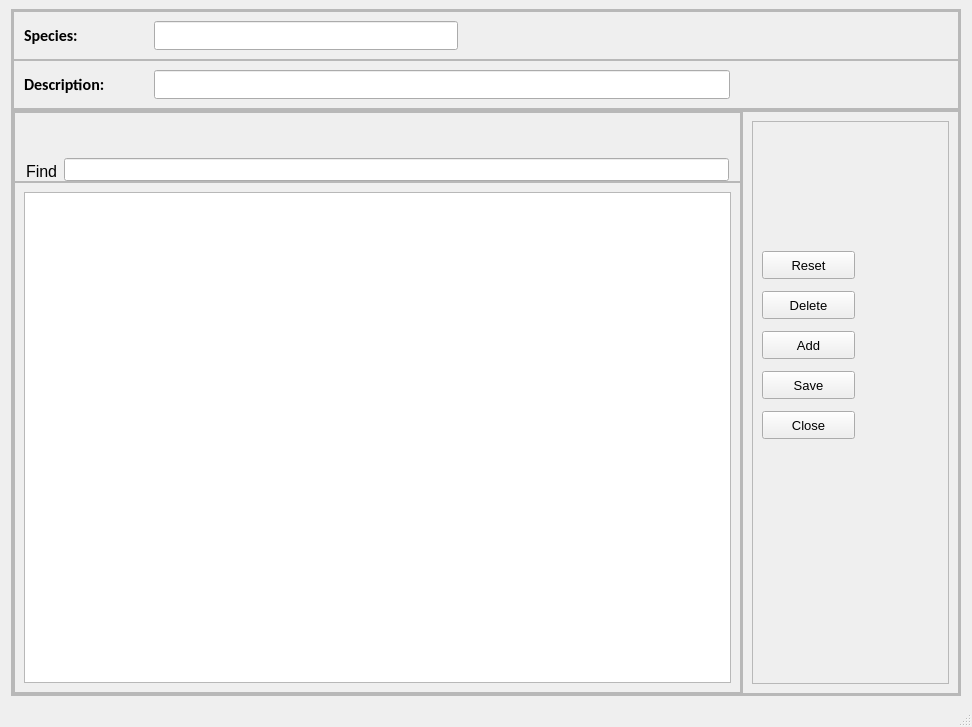
<?xml version="1.0" encoding="UTF-8"?>
<ui version="4.0">
 <class>FWRWSpecies</class>
 <widget class="QMainWindow" name="FWRWSpecies">
  <property name="geometry">
   <rect>
    <x>0</x>
    <y>0</y>
    <width>972</width>
    <height>727</height>
   </rect>
  </property>
  <property name="minimumSize">
   <size>
    <width>972</width>
    <height>727</height>
   </size>
  </property>
  <property name="windowTitle">
   <string>A13. FW/RW Species</string>
  </property>
  <widget class="QWidget" name="centralwidget">
   <layout class="QHBoxLayout" name="horizontalLayout_5">
    <item alignment="Qt::AlignHCenter">
     <widget class="QFrame" name="frame">
      <property name="minimumSize">
       <size>
        <width>950</width>
        <height>654</height>
       </size>
      </property>
      <property name="frameShape">
       <enum>QFrame::StyledPanel</enum>
      </property>
      <property name="frameShadow">
       <enum>QFrame::Raised</enum>
      </property>
      <layout class="QVBoxLayout" name="verticalLayout">
       <property name="spacing">
        <number>0</number>
       </property>
       <property name="leftMargin">
        <number>0</number>
       </property>
       <property name="topMargin">
        <number>0</number>
       </property>
       <property name="rightMargin">
        <number>0</number>
       </property>
       <property name="bottomMargin">
        <number>0</number>
       </property>
       <item>
        <widget class="QFrame" name="frame_2">
         <property name="minimumSize">
          <size>
           <width>0</width>
           <height>100</height>
          </size>
         </property>
         <property name="frameShape">
          <enum>QFrame::StyledPanel</enum>
         </property>
         <property name="frameShadow">
          <enum>QFrame::Raised</enum>
         </property>
         <layout class="QVBoxLayout" name="verticalLayout_2">
          <property name="spacing">
           <number>0</number>
          </property>
          <property name="leftMargin">
           <number>0</number>
          </property>
          <property name="topMargin">
           <number>0</number>
          </property>
          <property name="rightMargin">
           <number>0</number>
          </property>
          <property name="bottomMargin">
           <number>0</number>
          </property>
          <item alignment="Qt::AlignLeft">
           <widget class="QFrame" name="frame_4">
            <property name="minimumSize">
             <size>
              <width>946</width>
              <height>49</height>
             </size>
            </property>
            <property name="maximumSize">
             <size>
              <width>946</width>
              <height>49</height>
             </size>
            </property>
            <property name="font">
             <font>
              <family>Calibri</family>
              <pointsize>12</pointsize>
              <weight>75</weight>
              <bold>true</bold>
             </font>
            </property>
            <property name="frameShape">
             <enum>QFrame::StyledPanel</enum>
            </property>
            <property name="frameShadow">
             <enum>QFrame::Raised</enum>
            </property>
            <layout class="QHBoxLayout" name="horizontalLayout_3">
             <property name="spacing">
              <number>0</number>
             </property>
             <property name="leftMargin">
              <number>10</number>
             </property>
             <property name="topMargin">
              <number>0</number>
             </property>
             <property name="rightMargin">
              <number>500</number>
             </property>
             <property name="bottomMargin">
              <number>0</number>
             </property>
             <item>
              <widget class="QLabel" name="label">
               <property name="minimumSize">
                <size>
                 <width>130</width>
                 <height>0</height>
                </size>
               </property>
               <property name="text">
                <string>Species:</string>
               </property>
               <property name="wordWrap">
                <bool>false</bool>
               </property>
               <property name="margin">
                <number>0</number>
               </property>
              </widget>
             </item>
             <item>
              <widget class="QLineEdit" name="species">
               <property name="font">
                <font>
                 <weight>50</weight>
                 <bold>false</bold>
                </font>
               </property>
              </widget>
             </item>
            </layout>
           </widget>
          </item>
          <item alignment="Qt::AlignLeft">
           <widget class="QFrame" name="frame_5">
            <property name="minimumSize">
             <size>
              <width>946</width>
              <height>49</height>
             </size>
            </property>
            <property name="maximumSize">
             <size>
              <width>946</width>
              <height>49</height>
             </size>
            </property>
            <property name="font">
             <font>
              <family>Calibri</family>
              <pointsize>12</pointsize>
              <weight>75</weight>
              <bold>true</bold>
             </font>
            </property>
            <property name="frameShape">
             <enum>QFrame::StyledPanel</enum>
            </property>
            <property name="frameShadow">
             <enum>QFrame::Raised</enum>
            </property>
            <layout class="QHBoxLayout" name="horizontalLayout_2">
             <property name="spacing">
              <number>0</number>
             </property>
             <property name="leftMargin">
              <number>10</number>
             </property>
             <property name="topMargin">
              <number>0</number>
             </property>
             <property name="rightMargin">
              <number>228</number>
             </property>
             <property name="bottomMargin">
              <number>0</number>
             </property>
             <item>
              <widget class="QLabel" name="label_2">
               <property name="minimumSize">
                <size>
                 <width>130</width>
                 <height>0</height>
                </size>
               </property>
               <property name="text">
                <string>Description:</string>
               </property>
              </widget>
             </item>
             <item>
              <widget class="QLineEdit" name="description">
               <property name="font">
                <font>
                 <weight>50</weight>
                 <bold>false</bold>
                </font>
               </property>
              </widget>
             </item>
            </layout>
           </widget>
          </item>
         </layout>
        </widget>
       </item>
       <item>
        <widget class="QFrame" name="frame_3">
         <property name="minimumSize">
          <size>
           <width>0</width>
           <height>500</height>
          </size>
         </property>
         <property name="frameShape">
          <enum>QFrame::StyledPanel</enum>
         </property>
         <property name="frameShadow">
          <enum>QFrame::Raised</enum>
         </property>
         <layout class="QHBoxLayout" name="horizontalLayout">
          <property name="spacing">
           <number>0</number>
          </property>
          <property name="leftMargin">
           <number>0</number>
          </property>
          <property name="topMargin">
           <number>0</number>
          </property>
          <property name="rightMargin">
           <number>0</number>
          </property>
          <property name="bottomMargin">
           <number>0</number>
          </property>
          <item alignment="Qt::AlignLeft">
           <widget class="QFrame" name="frame_6">
            <property name="minimumSize">
             <size>
              <width>729</width>
              <height>555</height>
             </size>
            </property>
            <property name="frameShape">
             <enum>QFrame::StyledPanel</enum>
            </property>
            <property name="frameShadow">
             <enum>QFrame::Raised</enum>
            </property>
            <layout class="QVBoxLayout" name="verticalLayout_3">
             <property name="spacing">
              <number>0</number>
             </property>
             <property name="leftMargin">
              <number>0</number>
             </property>
             <property name="topMargin">
              <number>0</number>
             </property>
             <property name="rightMargin">
              <number>0</number>
             </property>
             <property name="bottomMargin">
              <number>0</number>
             </property>
             <item alignment="Qt::AlignBottom">
              <widget class="QFrame" name="frame_8">
               <property name="minimumSize">
                <size>
                 <width>0</width>
                 <height>70</height>
                </size>
               </property>
               <property name="font">
                <font>
                 <pointsize>10</pointsize>
                </font>
               </property>
               <property name="frameShape">
                <enum>QFrame::StyledPanel</enum>
               </property>
               <property name="frameShadow">
                <enum>QFrame::Raised</enum>
               </property>
               <layout class="QHBoxLayout" name="horizontalLayout_4">
                <property name="leftMargin">
                 <number>11</number>
                </property>
                <property name="topMargin">
                 <number>0</number>
                </property>
                <property name="rightMargin">
                 <number>11</number>
                </property>
                <property name="bottomMargin">
                 <number>0</number>
                </property>
                <item alignment="Qt::AlignBottom">
                 <widget class="QLabel" name="label_3">
                  <property name="minimumSize">
                   <size>
                    <width>0</width>
                    <height>0</height>
                   </size>
                  </property>
                  <property name="font">
                   <font>
                    <pointsize>12</pointsize>
                   </font>
                  </property>
                  <property name="text">
                   <string>Find</string>
                  </property>
                 </widget>
                </item>
                <item alignment="Qt::AlignBottom">
                 <widget class="QLineEdit" name="searchBar"/>
                </item>
               </layout>
              </widget>
             </item>
             <item>
              <widget class="QFrame" name="frame_9">
               <property name="minimumSize">
                <size>
                 <width>0</width>
                 <height>0</height>
                </size>
               </property>
               <property name="frameShape">
                <enum>QFrame::StyledPanel</enum>
               </property>
               <property name="frameShadow">
                <enum>QFrame::Raised</enum>
               </property>
               <layout class="QVBoxLayout" name="verticalLayout_5">
                <item>
                 <widget class="QTableView" name="tableView"/>
                </item>
               </layout>
              </widget>
             </item>
            </layout>
           </widget>
          </item>
          <item>
           <widget class="QFrame" name="frame_7">
            <property name="frameShape">
             <enum>QFrame::StyledPanel</enum>
            </property>
            <property name="frameShadow">
             <enum>QFrame::Raised</enum>
            </property>
            <layout class="QVBoxLayout" name="verticalLayout_4">
             <item>
              <widget class="QFrame" name="frame_10">
               <property name="minimumSize">
                <size>
                 <width>193</width>
                 <height>0</height>
                </size>
               </property>
               <property name="font">
                <font>
                 <pointsize>10</pointsize>
                </font>
               </property>
               <property name="frameShape">
                <enum>QFrame::StyledPanel</enum>
               </property>
               <property name="frameShadow">
                <enum>QFrame::Raised</enum>
               </property>
               <widget class="QPushButton" name="saveButton">
                <property name="geometry">
                 <rect>
                  <x>10</x>
                  <y>250</y>
                  <width>93</width>
                  <height>28</height>
                 </rect>
                </property>
                <property name="text">
                 <string>Save</string>
                </property>
               </widget>
               <widget class="QPushButton" name="addButton">
                <property name="geometry">
                 <rect>
                  <x>10</x>
                  <y>210</y>
                  <width>93</width>
                  <height>28</height>
                 </rect>
                </property>
                <property name="text">
                 <string>Add</string>
                </property>
               </widget>
               <widget class="QPushButton" name="close">
                <property name="geometry">
                 <rect>
                  <x>10</x>
                  <y>290</y>
                  <width>93</width>
                  <height>28</height>
                 </rect>
                </property>
                <property name="text">
                 <string>Close</string>
                </property>
               </widget>
               <widget class="QPushButton" name="deleteButton">
                <property name="geometry">
                 <rect>
                  <x>10</x>
                  <y>170</y>
                  <width>93</width>
                  <height>28</height>
                 </rect>
                </property>
                <property name="text">
                 <string>Delete</string>
                </property>
               </widget>
               <widget class="QPushButton" name="resetButton">
                <property name="geometry">
                 <rect>
                  <x>10</x>
                  <y>130</y>
                  <width>93</width>
                  <height>28</height>
                 </rect>
                </property>
                <property name="text">
                 <string>Reset</string>
                </property>
               </widget>
              </widget>
             </item>
            </layout>
           </widget>
          </item>
         </layout>
        </widget>
       </item>
      </layout>
     </widget>
    </item>
   </layout>
  </widget>
  <widget class="QMenuBar" name="menubar">
   <property name="geometry">
    <rect>
     <x>0</x>
     <y>0</y>
     <width>972</width>
     <height>26</height>
    </rect>
   </property>
  </widget>
  <widget class="QStatusBar" name="statusbar"/>
 </widget>
 <resources/>
 <connections/>
</ui>
